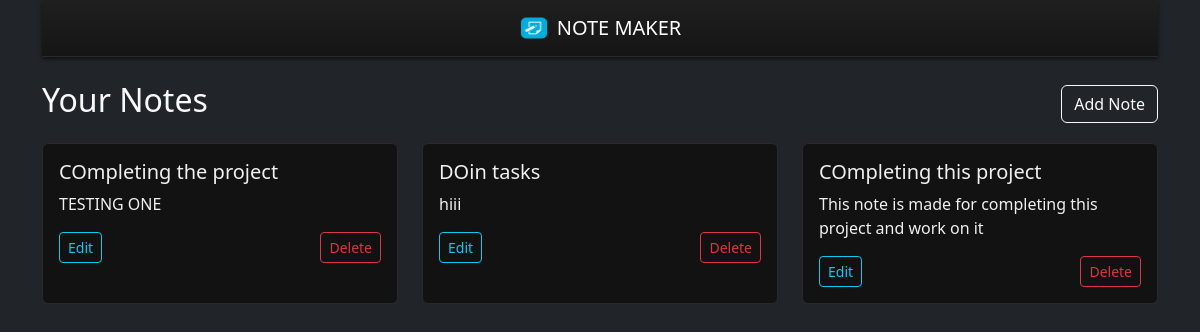
Before: / with the older database file.
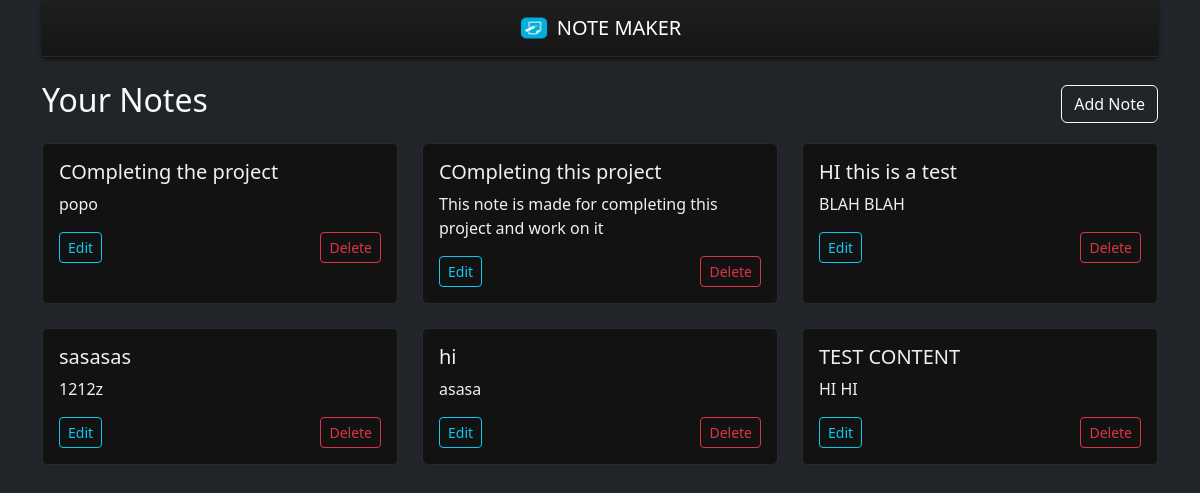
After: the same page with the newer database file.
### Note_app/models.py (models this page shows, shortened)
class Notes(models.Model):
    title = models.CharField(max_length = 30)
    content = models.TextField()
    created_at = models.DateTimeField(auto_now_add=True)
    updated_at = models.DateTimeField(auto_now=True)
    category = models.CharField(max_length=60, null=True, blank=True)

### Note_app/views.py (the view)
# urls.py: path('',views.display_note, name="notes-display"),
def display_note(request):
    notes = Notes.objects.all()
    return render(
        request,
        "display_note.html",
        {"notes": notes},
    )

### templates/display_note.html
{% extends 'base.html' %}
{% block content %}
<div class="d-flex justify-content-between align-items-center mt-4 mb-3">
    <h2>Your Notes</h2>
    <a href="{% url 'notes-add' %}" class="btn btn-outline-light">Add Note</a>
</div>
<div class="row">
    {% for note in notes %}
        <div class="col-md-4 mb-4">
            <div class="card card-dark h-100">
                <div class="card-body">
                    <h5 class="card-title ">{{ note.title }}</h5>
                    <p class="card-text">
                        {{ note.content|truncatechars:100 }}
                    </p>
                    <div class="d-flex justify-content-between
                     mt-3">
                        <a href="{% url 'notes-edit' note.pk %}" class="btn btn-sm btn-outline-info">Edit</a>
                        <a href="{% url 'notes-delete' note.pk %}" class="btn btn-sm btn-outline-danger ">Delete</a>
                    </div>
                </div>
            </div>
        </div>
    {% empty %}
        <p>No notes yet.</p>
    {% endfor %}
</div>
{% endblock content %}

### templates/base.html (shortened to what this page needs)
{% load static %}
<!doctype html>
<html lang="en">
  <head>
    <link href="{% static 'css/bootstrap.min.css' %}" rel="stylesheet">
    <link rel="stylesheet" href="{% static 'css/dark.css' %}">
  </head>
  <body class="bg-dark text-light">
    <div class="container">
        <nav class="navbar navbar-expand-lg navbar-dark navbar-custom">
            <div class="container-fluid">
                <a class="navbar-brand mx-auto d-flex align-items-center gap-2" href="#">
                    <img src="{% static 'img/note.webp' %}" alt="Logo" width="30" height="24" class="d-inline-block align-text-top">
                    <span class="brand-text">
                        NOTE MAKER
                    </span>
                </a>
            </div>
    </nav>
        {% block content %}
        {% endblock content %}
    </div>
  </body>
</html>

### static/css/dark.css (style rules this page uses)
.navbar-custom { background-color: #1f1f1f; border-bottom: 1px solid #2a2a2a; box-shadow: 0 2px 4px rgba(0, 0, 0, 0.6); background: linear-gradient(180deg, #1f1f1f 0%, #151515 100%); }
.navbar a, .navbar-brand .brand-text { color: #ffffff !important; transition: all 0.2s ease-in-out; }
.navbar .navbar-brand img { pointer-events: none; filter: none !important; transition: none !important; text-shadow: none !important; }
.card-dark { background-color: #121212; color: #f0f0f0; border: 1px solid #2a2a2a; transition: transform 0.2s ease; }

Changed rows visible on the page:
removed Notes: title "DOin tasks", content "hiii"
changed Notes "COmpleting the project": content "TESTING ONE" → "popo"
added Notes: title "HI this is a test", content "BLAH BLAH"
added Notes: title "sasasas", content "1212z"
added Notes: title "hi", content "asasa"
added Notes: title "TEST CONTENT", content "HI HI"
